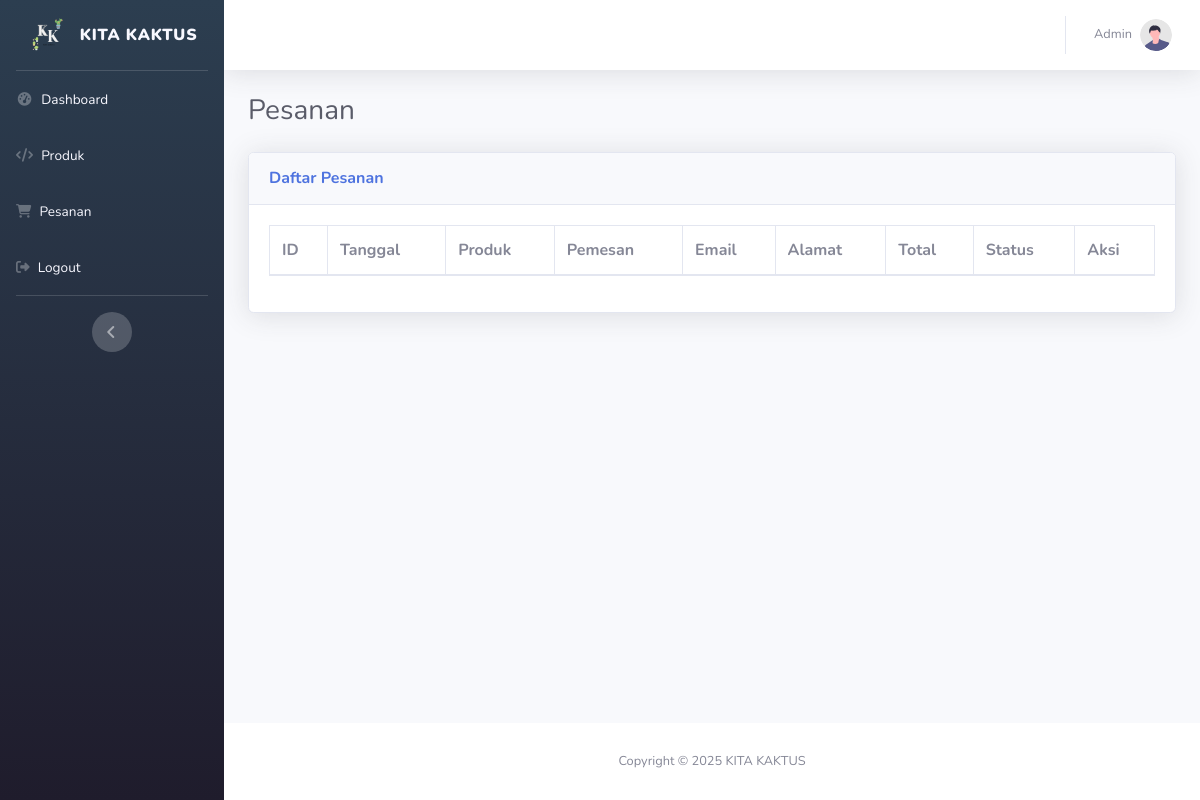
The app's page /admin/page/pesanan.php (signed in), older data.
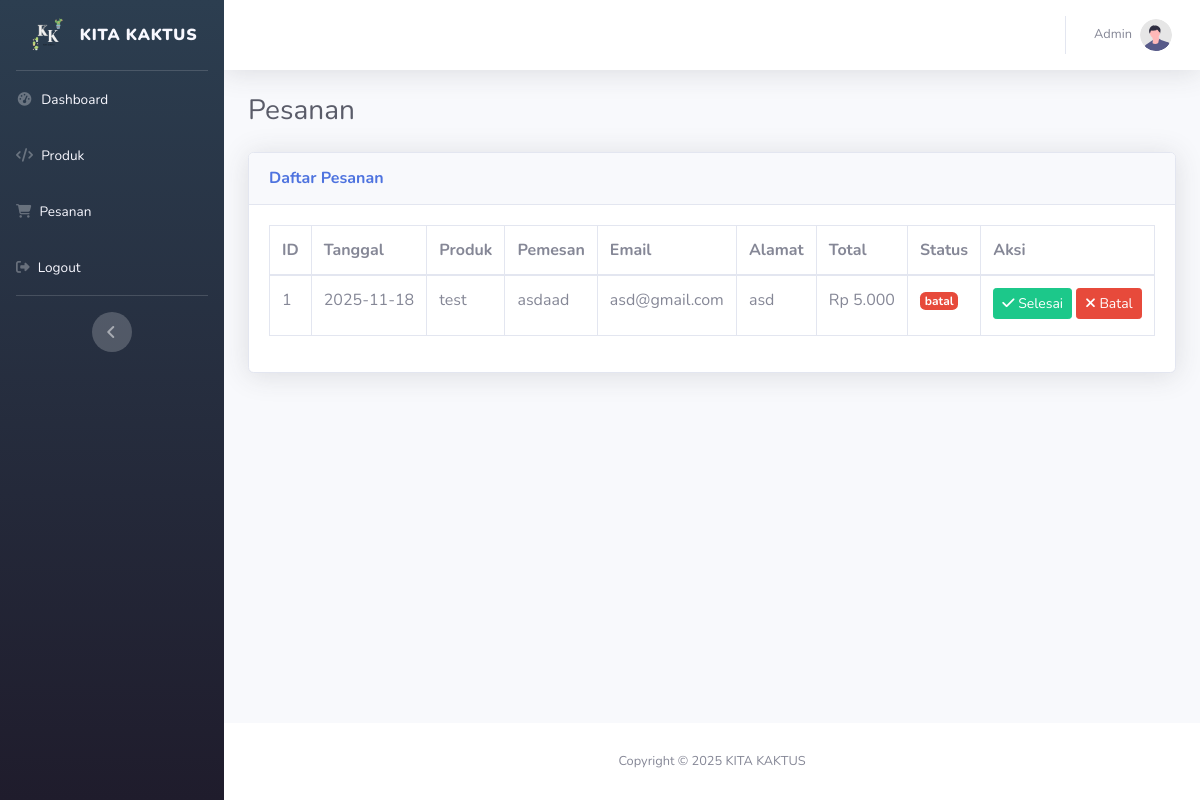
The same page, newer data.
### tables this page shows
CREATE TABLE `pesanan` (
  `id` int(11) NOT NULL,
  `id_produk` int(11) DEFAULT NULL,
  `nama_produk` varchar(255) NOT NULL,
  `nama_pemesan` varchar(100) NOT NULL,
  `email` varchar(100) DEFAULT NULL,
  `alamat` text DEFAULT NULL,
  `catatan` text DEFAULT NULL,
  `jumlah` int(11) NOT NULL DEFAULT 1,
  `harga_satuan` int(11) NOT NULL DEFAULT 0,
  `total_harga` int(11) NOT NULL DEFAULT 0,
  `tanggal` date NOT NULL,
  `status` enum('baru','diproses','selesai','batal') NOT NULL DEFAULT 'baru'
);

### admin/page/pesanan.php (the view, shortened to what this page needs)
<?php
require '../../db/koneksi.php';
?>
<!DOCTYPE html>
<html lang="en">
<head>
    <link rel="stylesheet" href="https://cdnjs.cloudflare.com/ajax/libs/font-awesome/4.7.0/css/font-awesome.min.css">
    <link href="../vendor/fontawesome-free/css/all.min.css" rel="stylesheet" type="text/css">
    <link href="../css/sb-admin-2.min.css" rel="stylesheet">
    <link href="../vendor/datatables/dataTables.bootstrap4.min.css" rel="stylesheet">
    <link rel="stylesheet" href="https://cdnjs.cloudflare.com/ajax/libs/font-awesome/6.5.1/css/all.min.css">
</head>
<body id="page-top">
    <div id="wrapper">
        <ul class="navbar-nav sidebar sidebar-dark accordion" id="accordionSidebar" style="background: linear-gradient(180deg, #2C3E50 0%, #1F1C2C 100%);">
            <a class="sidebar-brand d-flex align-items-center justify-content-center" style="gap:8px; text-decoration:none;">
                <div class="sidebar-brand-icon">
                    <img src="../../assets/icon/logo 1.png" alt="Logo Kita Kaktus" style="width:40px; height:40px; object-fit:contain;">
                </div>
                <div class="sidebar-brand-text" style="margin-left:5px; font-weight:850; color:ghostwhite;">
                    KITA KAKTUS
                </div>
            </a>
            <hr class="sidebar-divider my-0">
            <li class="nav-item">
                <a class="nav-link" href="home.php" style="color: ghostwhite;">
                    <i class="fas fa-fw fa-tachometer-alt"></i>
                    <span>Dashboard</span></a>
            </li>
            <li class="nav-item">
                <a class="nav-link" href="produk.php" style="color: ghostwhite;">
                    <i class="fas fa-code"></i>
                    <span>Produk</span></a>
            </li>
            <li class="nav-item">
                <a class="nav-link" href="pesanan.php" style="color: ghostwhite;">
                    <i class="fas fa-shopping-cart"></i>
                    <span>Pesanan</span></a>
            </li>
            <li class="nav-item">
                <a class="nav-link" href="../logout.php" style="color: ghostwhite;">
                    <i class="fas fa-sign-out-alt"></i>
                    <span>Logout</span></a>
            </li>
            <hr class="sidebar-divider d-none d-md-block">
            <div class="text-center d-none d-md-inline">
                <button class="rounded-circle border-0" id="sidebarToggle"></button>
            </div>
        </ul>
        <div id="content-wrapper" class="d-flex flex-column">
            <div id="content">
                <nav class="navbar navbar-expand navbar-light bg-white topbar mb-4 static-top shadow">
                    <ul class="navbar-nav ml-auto">
                        <li class="nav-item dropdown no-arrow">
                            <a class="nav-link dropdown-toggle" href="#" id="userDropdown" role="button"
                                data-toggle="dropdown" aria-haspopup="true" aria-expanded="false">
                                <span class="mr-2 d-none d-lg-inline text-gray-600 small">
                                    <?php echo ucwords($_SESSION['username']); ?>
                                </span>
                                <img class="img-profile rounded-circle"
                                    src="../img/undraw_profile.svg">
                            </a>
                        </li>
                    </ul>
                </nav>
                <div class="container-fluid">
                    <h1 class="h3 mb-4 text-gray-800">Pesanan</h1>
                    <div class="card shadow mb-4">
                        <div class="card-header py-3">
                            <h6 class="m-0 font-weight-bold text-primary">Daftar Pesanan</h6>
                        </div>
                        <div class="card-body">
                            <div class="table-responsive">
                                <table class="table table-bordered" id="dataTable" width="100%" cellspacing="0">
                                    <thead>
                                        <tr>
                                            <th>ID</th>
                                            <th>Tanggal</th>
                                            <th>Produk</th>
                                            <th>Pemesan</th>
                                            <th>Email</th>
                                            <th>Alamat</th>
                                            <th>Total</th>
                                            <th>Status</th>
                                            <th>Aksi</th>
                                        </tr>
                                    </thead>
                                    <tbody>
                                        <?php
                                            $sql = mysqli_query($koneksi, "SELECT * FROM pesanan ORDER BY id DESC");
                                            while ($row = mysqli_fetch_assoc($sql)) {
                                                $badgeClass = 'badge-secondary';
                                                if ($row['status'] == 'batal')     $badgeClass = 'badge-danger';
                                        ?>
                                        <tr>
                                            <td><?= $row['id']; ?></td>
                                            <td><?= $row['tanggal']; ?></td>
                                            <td><?= htmlspecialchars($row['nama_produk']); ?></td>
                                            <td><?= htmlspecialchars($row['nama_pemesan']); ?></td>
                                            <td><?= htmlspecialchars($row['email']); ?></td>
                                            <td><?= htmlspecialchars($row['alamat']); ?></td>
                                            <td>Rp <?= number_format($row['total_harga'], 0, ',', '.'); ?></td>
                                            <td>
                                                <span class="badge <?= $badgeClass; ?>">
                                                    <?= $row['status']; ?>
                                                </span>
                                            </td>
                                            <td>
                                                <a href="pesanan_status.php?id=<?= $row['id']; ?>&status=selesai"
                                                   class="btn btn-sm btn-success mb-1">
                                                    <i class="fas fa-check"></i> Selesai
                                                </a>
                                                <a href="pesanan_status.php?id=<?= $row['id']; ?>&status=batal"
                                                   class="btn btn-sm btn-danger mb-1 btn-batal">
                                                    <i class="fas fa-times"></i> Batal
                                                </a>
                                            </td>
                                        </tr>
                                        <?php
                                            }
                                        ?>
                                    </tbody>
                                </table>
                            </div>
                        </div>
                    </div>
                </div>
            </div>
            <footer class="sticky-footer bg-white">
                <div class="container my-auto">
                    <div class="copyright text-center my-auto">
                        <span>Copyright &copy; 2025 KITA KAKTUS</span>
                    </div>
                </div>
            </footer>
        </div>
    </div>
</body>
</html>

Row changes from the older to the newer data that the page shows:
added pesanan: id "1", tanggal "2025-11-18", nama_produk "test", nama_pemesan "asdaad", email "asd@gmail.com", alamat "asd", total_harga "5.000", status "batal"
